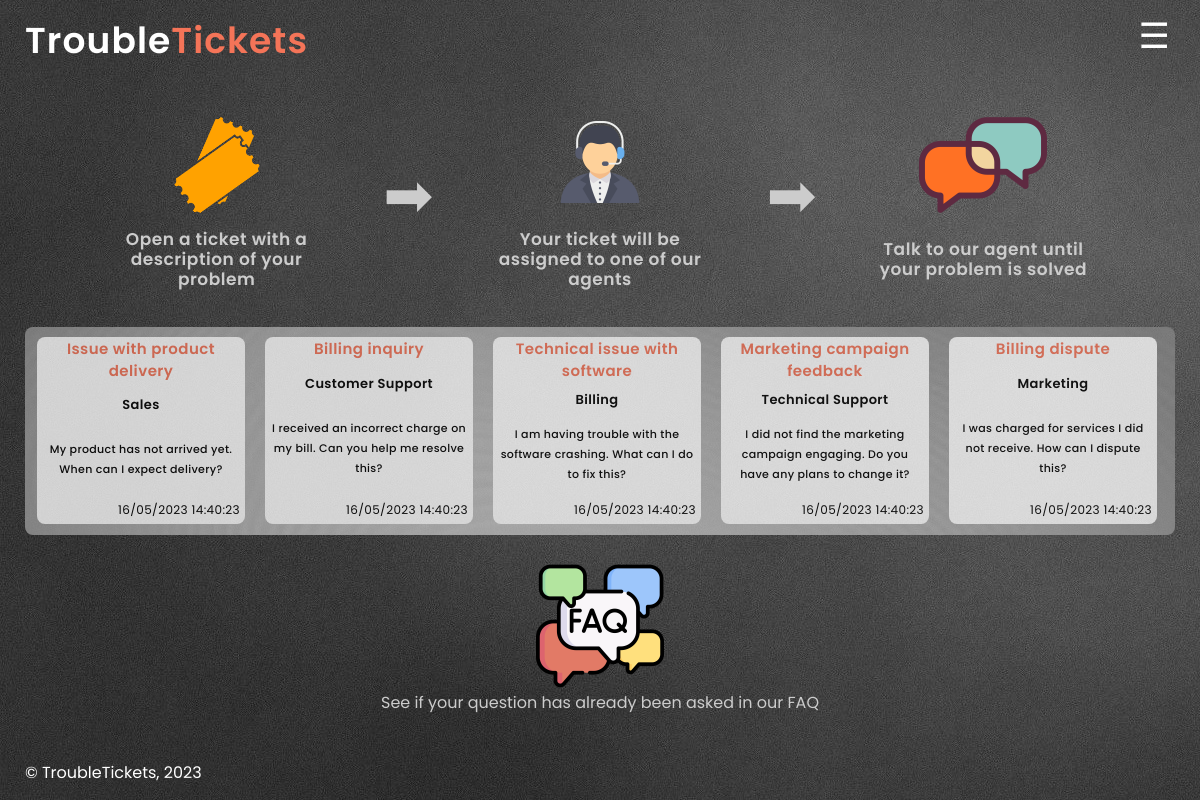
The page /pages/index.php on the database its author committed.
### tables this page shows
CREATE TABLE TICKETS (
ticket_id INTEGER PRIMARY KEY AUTOINCREMENT,
agent_id INTEGER,
client_id INTEGER NOT NULL,
department_id INTEGER NOT NULL,
status VARCHAR(255) CHECK( status IN ('Open','Closed','Not Assigned') ) NOT NULL,
title VARCHAR(255) NOT NULL,
FOREIGN KEY(department_id) REFERENCES DEPARTMENTS(department_id),
FOREIGN KEY(client_id) REFERENCES CLIENTS(client_id),
FOREIGN KEY(agent_id) REFERENCES AGENTS(agent_id)
);

CREATE TABLE DEPARTMENTS (
department_id INTEGER PRIMARY KEY AUTOINCREMENT,
department_name VARCHAR(255) NOT NULL
);

CREATE TABLE MESSAGES (
message_id INTEGER PRIMARY KEY AUTOINCREMENT,
ticket_id INTEGER NOT NULL,
message_content VARCHAR(255) NOT NULL,
date_created TIMESTAMP DEFAULT CURRENT_TIMESTAMP NOT NULL,
client_id INTEGER NOT NULL,
FOREIGN KEY(ticket_id) REFERENCES TICKETS(ticket_id),
FOREIGN KEY(client_id) REFERENCES CLIENTS(client_id)
);

### pages/index.php (called while the page is built, shortened)
<?php declare(strict_types=1);
require_once(__DIR__ . '/../templates/normal.php');
require_once(__DIR__ . '/../templates/main_template.php');
$session = new Session();
output_header($session);
output_main_page($session);
output_footer();
?>

### database/ticket.class.php (called while the page is built, shortened)
<?php
class Ticket
{
    public function __construct(int $id, ?int $agent_id, int $client_id, int $department_id, string $status, string $title)
    {
        $this->id = $id;
        $this->department_id = $department_id;
        $this->title = $title;
    }
    static function getTickets(PDO $db, int $count): array
    {
        $stmt = $db->prepare('SELECT ticket_id, agent_id, client_id, department_id, status, title FROM TICKETS LIMIT ?');
        $stmt->execute(array($count));
        $tickets = array();
        while ($ticket = $stmt->fetch()) {
            $tickets[] = new Ticket(
                $ticket['ticket_id'],
                $ticket['agent_id'] ?? null,
                $ticket['client_id'],
                $ticket['department_id'],
                $ticket['status'],
                $ticket['title']
            );
        }
        return $tickets;
    }
}

### database/department.class.php (called while the page is built, shortened)
<?php
class Department
{
    public function __construct(int $id, string $name)
    {
        $this->name = (string) $name;
    }
    static function getDepartmentById(PDO $db, int $id): ?Department
    {
        $stmt = $db->prepare('SELECT department_id, department_name FROM DEPARTMENTS WHERE department_id = ?');
        $stmt->execute(array($id));
        $department = $stmt->fetch();
        if ($department) {
            return new Department(
                intval($department['department_id']),
                $department['department_name']
            );
        } else {
            return null;
        }
    }
}
?>

### database/messages.class.php (called while the page is built, shortened)
<?php
class Message
{
    public function __construct(int $id, int $ticket_id, int $client_id, string $message, DateTime $date_created)
    {
        $this->ticket_id = $ticket_id;
        $this->message = $message;
        $this->date_created = $date_created;
    }
    static function getMessages(PDO $db, int $count): array
    {
        $stmt = $db->prepare(
            'SELECT message_id, ticket_id, client_id, message_content, date_created FROM MESSAGES LIMIT ?'
        );
        $stmt->execute(array($count));
        $messages = array();
        while ($message = $stmt->fetch()) {
            $messages[] = new Message(
                $message['message_id'],
                $message['ticket_id'],
                $message['client_id'],
                $message['message_content'],
                new DateTime($message['date_created']),
            );
        }
        return $messages;
    }
}
?>

### templates/main_template.php (the view, shortened to what this page needs)
<?php
function output_main_page(Session $session)
{ ?>
    <?php
    require_once(__DIR__ . '/../database/connection.db.php');
    require_once(__DIR__ . '/../database/ticket.class.php');
    require_once(__DIR__ . '/../database/messages.class.php');
    require_once(__DIR__ . '/../database/department.class.php');
    $db = getDataBaseConnection();
    $recentTickets = Ticket::getTickets($db, 10);
    $messages = Message::getMessages($db, 10);
    $message_to_use = new Message(0, 0, 0, '0', new DateTime());
    ?>
    <section id='main-page' class='main-page'>
        <div class='steps'>
            <div class='step'>
                <a href='/pages/newTicket.php'>
                    <img src='/images/ticket.png' alt='ticket image'></a>
                <p>Open a ticket with a description of your problem</p>
            </div>
            <span class='arrow'></span>
            <div class='step'>
                <img src='/images/agent.png' alt='assigned image'>
                <p>Your ticket will be assigned to one of our agents</p>
            </div>
            <span class='arrow'></span>
            <div class='step'>
                <img src='/images/chat.png' alt='chat image'>
                <p>Talk to our agent until your problem is solved</p>
            </div>
        </div>
        <div class='tickets-container'>
            <div class="tickets">
                <?php
                foreach ($recentTickets as $ticket) { ?>
                    <a href="../pages/message.php?id=<?= urlencode(strval($ticket->id)) ?>" class='ticket'>
                        <h4><?php echo $ticket->title
                            ?> </h4>
                        <h5><?php echo Department::getDepartmentById($db, $ticket->department_id)->name; ?></h5>
                        <?php foreach ($messages as $message) {
                            if ($message->ticket_id == $ticket->id) { ?>
                                <p> <?php echo substr($message->message, 0, 200);
                                    $message_to_use = $message; ?></p>
                        <?php break;
                            }
                        } ?>
                        <h6><?php echo  $message_to_use->date_created->format('d/m/Y H:i:s') ?></h6>
                    </a>
                <?php } ?>
            </div>
        </div>
        <article class='faq'>
            <a href='../pages/faq.php'><img src='/images/faq.png' alt='ticket image'></a>
            <a href='../pages/faq.php'>See if your question has already been asked in our FAQ</a>
        </article>
    </section>
<?php
}
?>

### templates/normal.php (shortened to what this page needs)
<?php
function output_header(Session $session)
{ ?>
  <!DOCTYPE html>
  <html lang="en-US">
  <head>
    <link href="../css/style.css" rel="stylesheet">
    <link href="../css/text.css" rel="stylesheet">
    <link href="../css/layout.css" rel="stylesheet">
    <link href="../css/responsive.css" rel="stylesheet">
  </head>
  <body>
    <header>
      <h1><a href="../pages/index.php">Trouble</a><a href="../pages/index.php">Tickets</a></h1>
    </header>
    <label class="sidebar" for="sidebar"></label>
  <?php } ?>
  <?php
  function output_footer()
  { ?>
    <footer>
      <p>&copy; TroubleTickets, 2023</p>
    </footer>
  </body>
  </html>
<?php } ?>

### css/style.css (style rules this page uses)
* { max-width: 100%; max-height: 100%; }
html, body { background-image: url('/images/grey.jpg'); }
header>h1>a:first-child { color: #ffffff; }
header>h1>a:last-of-type { color: #F47458; }
a { text-decoration: none; }
.sidebar::after { content: "\2630"; color: white; font-size: 35px; }
div.tickets { background-image: url('/images/lightgrey.jpg'); background-size: cover; background-repeat: no-repeat; background-position: center center; border-radius: 8px; }
a.ticket { background-color: #FFFFFF; }
div.step { background-size: cover; background-repeat: no-repeat; background-position: center center; border-radius: 8px; }
div.step { width: 30em; }
div.step img, article.faq img { display: flex; height: 8em; width: 8em; margin-left: auto; margin-right: auto; }
article.faq a { margin: auto; color: #cccccc; word-wrap: break-word; text-align: center; width: 75%; }
span.arrow::after { content: "\27A1"; color: #cccccc; }
span.arrow { align-self: center; font-size: 60px; padding: 10px; }
div.step p { margin: auto; color: #cccccc; word-wrap: break-word; text-align: center; width: 75%; }
label { cursor: pointer; }
section { padding-left: 25px; padding-top: 15px; }
div.tickets { border-radius: 8px; background-color: #CFCFCF; opacity: 78%; }
a.ticket { background-color: white; border-radius: 8px; }
a.ticket h4 { margin: 1px; text-align: center; color: #F47458; }
a.ticket p { margin: auto; margin-left: 5px; margin-right: 5px; ; color: black; word-wrap: break-word; text-align: center; }
a.ticket h5 { margin: auto; text-align: center; color: #000000; }
a.ticket h6 { display: flex; margin-right: 5px; margin-bottom: 4px; margin-top: 10px; color: black; word-wrap: break-word; justify-content: end; }
footer { color: white; }
.tickets-container .tickets { overflow: hidden; width: auto; }
.tickets-container { position: relative; margin-right: 25px; margin-left: 25px; }

### css/text.css (style rules this page uses)
* { font-family: 'Poppins', sans-serif; font-style: normal; }
header>h1 { font-weight: 600; font-size: 36px; line-height: 22px; letter-spacing: 0.03em; }
section p { font-weight: 600; font-size: 17px; line-height: 20px; letter-spacing: 0.03em; }
h4 { font-weight: 600; font-size: 18px; line-height: 22px; letter-spacing: 0.03em; }
a.ticket h4 { font-weight: 600; font-size: 15px; line-height: 22px; letter-spacing: 0.03em; }
a.ticket h5 { font-weight: 600; font-size: 13px; line-height: 22px; letter-spacing: 0.03em; }
a.ticket p { font-weight: 500; font-size: 11px; line-height: 20px; letter-spacing: 0.03em; }
a.ticket h6 { font-weight: 400; font-size: 12px; line-height: 20px; letter-spacing: 0.03em; }
footer { font-weight: 400; font-size: 16px; line-height: 22px; }

### css/layout.css (style rules this page uses)
body { display: grid; grid-template-columns: 75% 10% 15%; grid-template-rows: 0.7fr 1fr 1fr 5.5fr 0.8fr; max-width: 120em; min-width: 20em; margin: 0 auto; max-height: 100%; min-height: 100vh; overflow-x: hidden; overflow-y: auto; }
header { display: flex; grid-row: 1/2; }
header>h1 { display: flex; justify-content: left; align-items: end; margin-bottom: 10px; margin-left: 25px; }
input#sidebar:not(:checked)+.sidebar { display: flex; grid-column: 2/-1; grid-row: 1/2; justify-self: end; align-self: end; padding-right: 30px; }
section { display: flex; flex-direction: column; grid-column: 1/-1; grid-row: 2/5; }
section#main-page { padding-left: 0px; }
section#main-page div.steps { display: flex; flex-direction: row; margin-right: auto; margin-left: auto; justify-content: space-between; width: 90%; margin-top: auto; margin-bottom: auto; }
section#main-page div.step { display: flex; flex-direction: column; padding: 10px; }
section#main-page div.tickets-container { margin-top: auto; margin-bottom: auto; margin-left: 25px; }
article.faq { display: flex; flex-direction: column; margin-top: auto; margin-bottom: auto; }
article.faq a { margin-right: auto; margin-left: auto; }
div.tickets { display: flex; min-height: 10em; align-items: center; height: 13em; scroll-behavior: smooth; }
a.ticket { display: flex; flex-direction: column; margin: 8px; margin-left: 12px; width: 13em; height: 90%; flex: 0 0 auto; }
footer { display: inline-flex; width: 100%; grid-row: 5/-1; grid-column: 1/2; justify-self: left; align-self: end; padding-left: 25px; }
footer p { height: 100%; display: flex; justify-content: left; align-items: flex-end; }

### rows shown on the page
tickets: title "Issue with product delivery", department.department_name "Sales", format "16/05/2023 14:40:23"
messages: message_content "My product has not arrived yet. When can I expect delivery?"
tickets: title "Billing inquiry", department.department_name "Customer Support", format "16/05/2023 14:40:23"
messages: message_content "I received an incorrect charge on my bill. Can you help me resolve this?"
tickets: title "Technical issue with software", department.department_name "Billing", format "16/05/2023 14:40:23"
messages: message_content "I am having trouble with the software crashing. What can I do to fix this?"
tickets: title "Marketing campaign feedback", department.department_name "Technical Support", format "16/05/2023 14:40:23"
messages: message_content "I did not find the marketing campaign engaging. Do you have any plans to change it?"
tickets: title "Billing dispute", department.department_name "Marketing", format "16/05/2023 14:40:23"
messages: message_content "I was charged for services I did not receive. How can I dispute this?"
